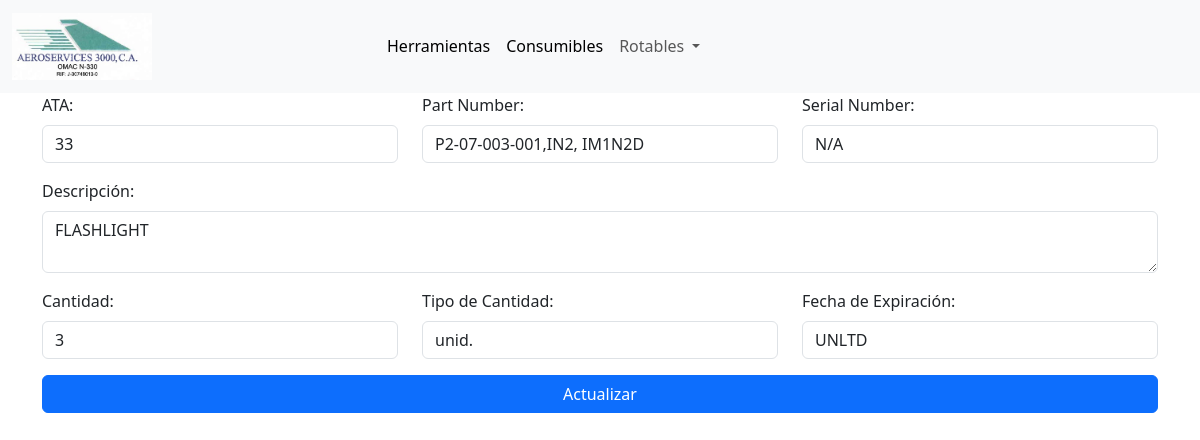
Page /consumibles/consumibles_form/1 on the committed database.
### app/backend/models/consumibles.py (models this page shows, shortened)
class Consumible(db.Model):
    __tablename__ = 'consumible'
    id = db.Column(db.Integer, primary_key=True)
    ata = db.Column(db.Integer, nullable=False)
    part_num = db.Column(db.String(128), nullable=False)
    serial_num = db.Column(db.String(32), nullable=False)
    description = db.Column(db.String(1024), nullable=True)
    quantity = db.Column(db.Integer, nullable=True)
    type_quantity = db.Column(db.String(16), nullable=True)
    expiration = db.Column(db.String(8), nullable=False)

### app/backend/web_endpoints/consumibles/routes_consumibles.py (the view, shortened to what this page needs)
@bp.route("/consumibles_form/<string:id>", methods=["GET", "POST"])
@bp.route('/consumibles_form', defaults={'id': None}, methods=['GET', 'POST'])
def consumible_form(id=None):
    manager = MgrdbConsumibles()
    if not id:
        id = request.form.get('id')
    consumible = None
    if id:
        consumible = manager.get_by_id(id)
        if not consumible:
            flash('El consumible no existe.', 'error')
            return redirect(url_for("consumibles.consumibles_list"))
    return render_template('wp_consumibles_form.html', consumible=consumible)

### app/backend/managers/MgrdbBase.py (called while the page is built)
    def get_by_id(self, id):
        return self.model.query.get(id)

### app/frontend/templates/wp_consumibles_form.html (shortened to what this page needs)
{% extends 'base.html' %}
{% from 'macro_consumibles.jinja2' import macro_consumible_form_model %}
{% block content %}
{{ macro_consumible_form_model(consumible=consumible, action_url=url_for('consumibles.consumible_form', consumible_id=consumible.id if consumible else None)) }}
{% endblock %}

### app/frontend/macros/macro_consumibles.jinja2 (shortened to what this page needs)
{% from 'macro_buttons.jinja2' import button_edit_entity %}
{% from 'macro_buttons.jinja2' import button_delete_entity %}
{% macro macro_consumible_form_model(consumible=None, action_url=None) %}
<form action="{{ action_url }}" method="post" class="needs-validation" novalidate>
<div class="container">
    <div class="row">
        <div class="col col-md-4 mb-3">
            <label for="ata" class="form-label">ATA:</label>
            <input type="number" id="ata" name="ata" class="form-control"
                  value="{{ consumible.ata if consumible else '' }}"
                  placeholder="Ingrese el ATA" required>
        </div>
        <div class="col col-md-4 mb-3">
            <label for="part_num" class="form-label">Part Number:</label>
            <input type="text" id="part_num" name="part_num" class="form-control"
                  value="{{ consumible.part_num if consumible else '' }}"
                  placeholder="Ingrese el Part Number" required>
        </div>
        <div class="col col-md-4 mb-3">
            <label for="serial_num" class="form-label">Serial Number:</label>
            <input type="text" id="serial_num" name="serial_num" class="form-control"
                  value="{{ consumible.serial_num if consumible else '' }}"
                  placeholder="Ingrese el Serial Number" required>
        </div>
    </div>
    <div class="row">
        <div class="mb-3">
            <label for="description" class="form-label">Descripción:</label>
            <textarea id="description" name="description" class="form-control"
                    placeholder="Ingrese una descripción">{{ consumible.description if consumible else '' }}</textarea>
        </div>
    </div>
    <div class="row">
        <div class="col col-md-4 mb-3">
            <label for="quantity" class="form-label">Cantidad:</label>
            <input type="number" id="quantity" name="quantity" class="form-control"
                value="{{ consumible.quantity if consumible else '' }}"
                placeholder="Ingrese la cantidad">
        </div>
        <div class="col col-md-4 mb-3">
            <label for="type_quantity" class="form-label">Tipo de Cantidad:</label>
            <input type="text" id="type_quantity" name="type_quantity" class="form-control"
                value="{{ consumible.type_quantity if consumible else '' }}"
                placeholder="Ingrese el tipo de cantidad">
        </div>
        <div class="col col-md-4 mb-3">
            <label for="expiration" class="form-label">Fecha de Expiración:</label>
            <input type="text" id="expiration" name="expiration" class="form-control"
                value="{{ consumible.expiration if consumible else '' }}"
                placeholder="DD/MM/YYYY" required>
        </div>
    </div>
    <div class="d-grid">
        <button type="submit" class="btn btn-primary">
            {{ 'Actualizar' if consumible else 'Crear' }}
        </button>
    </div>
</div>
</form>
{% endmacro %}

### rows in the picture
Consumible: ata "33", part_num "P2-07-003-001,IN2, IM1N2D", serial_num "N/A", description "FLASHLIGHT", quantity "3", type_quantity "unid.", expiration "UNLTD"

### other values in the picture
{{ 'Actualizar' if consumible else 'Crear' }} "Actualizar"
